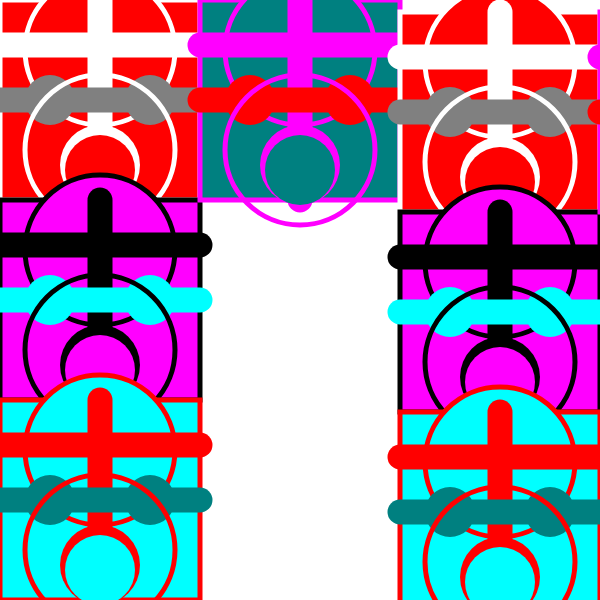
Frame 1 (no input)
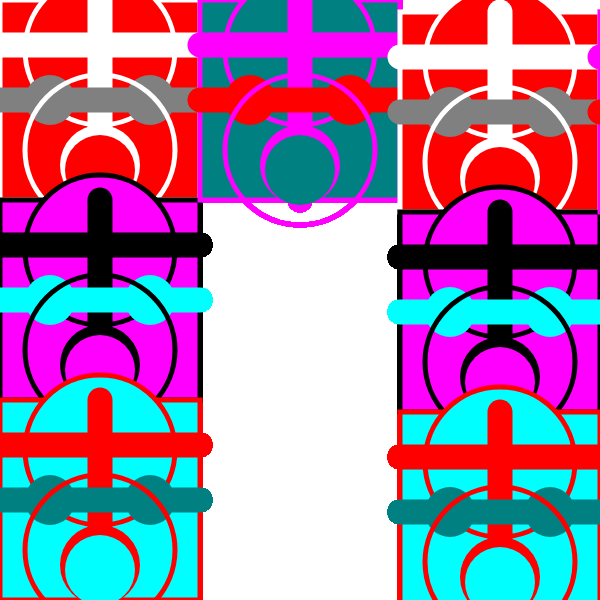
Frame 60 (no input)
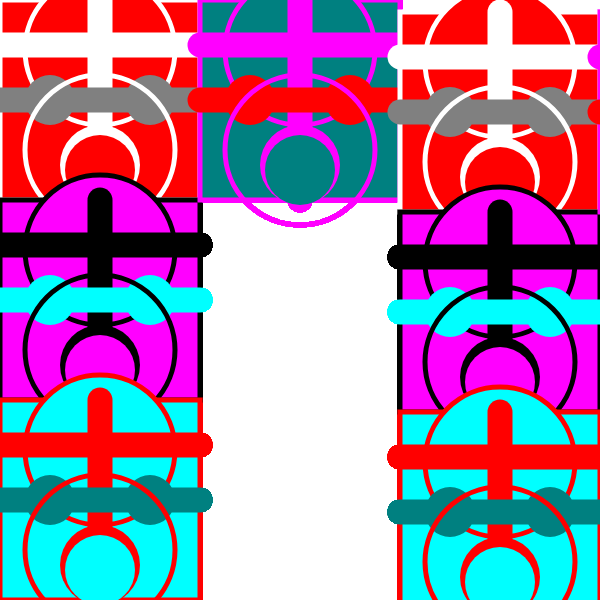
Frame 120 (the mouse pressed at the canvas centre since frame 60)

The p5.js sketch that drew these frames (run headless with seeded random() and noise() and a simulated clock; from frame 60 on, the mouse is pressed at the canvas centre):

// p5.js sketch
// ── sketch.js
function setup() {
  createCanvas(600, 600);
}

function createTile(originX, originY, primaryColor, secondaryColor, thirdColor) {
  translate(originX, originY);
  fill(primaryColor);
  stroke(secondaryColor);
  strokeWeight(5);
  rect(0, 0, 200, 200);
  circle(100, 50, 150);
  stroke(secondaryColor);
  strokeWeight(25);
  line(100, 0, 100, 200);
  noStroke();
  fill(thirdColor);
  circle(50, 100, 50);
  circle(150, 100, 50);
  fill(secondaryColor);
  circle(100, 165, 80);
  stroke(thirdColor);
  strokeWeight(25);
  line(0, 100, 200, 100);
  noFill();
  stroke(secondaryColor);
  strokeWeight(5);
  circle(100, 150, 150);
  fill(secondaryColor);
  strokeWeight(25);
  line(0, 45, 200, 45);
  fill(primaryColor);
  noStroke();
  circle(100, 170, 70);
}

function draw() {
  createTile(0, 0, 'red', 'white', 'grey');
  createTile(0, 200, 'magenta', 'black', 'cyan');
  createTile(0, 200, 'cyan', 'red', 'teal');
  createTile(200, -400, 'teal', 'magenta', 'red');
  createTile(200, 12, 'red', 'white', 'grey');
  createTile(0, 200, 'magenta', 'black', 'cyan');
  createTile(0, 200, 'cyan', 'red', 'teal');
  createTile(200, -400, 'teal', 'magenta', 'red');
  createTile(200, -400, 'teal', 'magenta', 'red');
}
